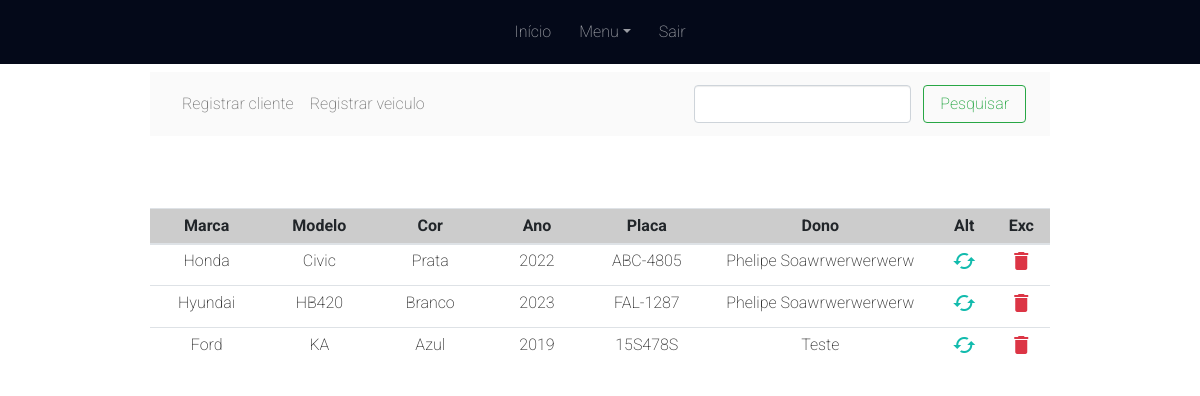
Screenshot of /adm/indexveiculo.php (signed in) with the database file from the repository.
### tables this page shows
CREATE TABLE IF NOT EXISTS `veiculo` (
  `Id_Veiculo` int NOT NULL AUTO_INCREMENT,
  `Marca_veiculo` varchar(100) NOT NULL,
  `Modelo_veiculo` varchar(100) NOT NULL,
  `Cor_veiculo` varchar(100) NOT NULL,
  `Ano_veiculo` varchar(11) NOT NULL,
  `Placa_veiculo` varchar(8) NOT NULL,
  `Id_cliente` int NOT NULL,
  PRIMARY KEY (`Id_Veiculo`),
  KEY `Id_cliente` (`Id_cliente`)
);

CREATE TABLE IF NOT EXISTS `cliente` (
  `Id_Cliente` int NOT NULL AUTO_INCREMENT,
  `Nome_cliente` varchar(100) NOT NULL,
  `Telefone_cliente` varchar(100) NOT NULL,
  `Email_cliente` varchar(100) NOT NULL,
  `Cep_cliente` varchar(8) NOT NULL,
  `Rua_cliente` varchar(100) NOT NULL,
  `Numero_cliente` varchar(100) NOT NULL,
  `Bairro_cliente` varchar(100) NOT NULL,
  `Cidade_cliente` varchar(100) NOT NULL,
  `Estado_cliente` varchar(2) NOT NULL,
  PRIMARY KEY (`Id_Cliente`)
);

### adm/tabelaveiculo.php (the view, shortened to what this page needs)
<?php
   if($escolha=='todos')
          {
            $comandoSQL="SELECT veiculo.*, cliente.Nome_cliente
FROM veiculo
INNER JOIN cliente ON veiculo.Id_Cliente = cliente.Id_Cliente";
          }
    $cadastro = mysqli_query($con, $comandoSQL);
    $numCadastro = mysqli_num_rows($cadastro);
    if ($numCadastro > 0) { ?>
<div class="section">
   <div class="container">
      <div class="row">
         <div class="col-md-12">
            <div class="table-wrapper-scroll-y my-custom-scrollbar">
               <div class="table-responsive">
                  <table class="table table-sm table-hover">
                     <thead class="bg-info">
                        <tr>
                           <th width="150">Marca</th>
                           <th width="150">Modelo</th>
                           <th width="150">Cor</th>
                           <th width="150">Ano</th>
                           <th width="150">Placa</th>
                           <th width="300">Dono</th>
                           <th width="75">Alt</th>
                           <th width="75">Exc</th>
                        </tr>
                     </thead>
                     <tbody>
                        <?php for ($x = 0; $x < $numCadastro; $x++) {
                           $dados = mysqli_fetch_assoc($cadastro);
                           ?>
                        <tr>
                           <td><?php echo ucfirst("$dados[Marca_veiculo]"); ?></td>
                           <td><?php echo ucfirst("$dados[Modelo_veiculo]"); ?></td>
                           <td><?php echo ucfirst("$dados[Cor_veiculo]"); ?></td>
                           <td><?php echo ucfirst("$dados[Ano_veiculo]"); ?></td>
                           <td><?php echo ucfirst("$dados[Placa_veiculo]"); ?></td>
                           <td><?php echo ucfirst("$dados[Nome_cliente]"); ?></td>
                           <td><a class="text-sucess" href="veiculoalterar.php?codveiculo=<?php echo "$dados[Id_Veiculo]";?>"><i class="material-icons">cached</i></a></td>
                           <td><a class="text-danger" href="excluirveiculo.php?codveiculo=<?php echo "$dados[Id_Veiculo]";?>"> <i class="material-icons">delete</i></a></td>
                        </tr>
                        <?php
                           }
                           ?>
                     </tbody>
                  </table>
               </div>
            </div>
         </div>
      </div>
   </div>
</div>
<?php } ?>

### rows the page displays
veiculo: Marca_veiculo "Honda", Modelo_veiculo "Civic", Cor_veiculo "Prata", Ano_veiculo "2022", Placa_veiculo "ABC-4805", Id_cliente.Nome_cliente "Phelipe Soawrwerwerwerw"
veiculo: Marca_veiculo "Hyundai", Modelo_veiculo "HB420", Cor_veiculo "Branco", Ano_veiculo "2023", Placa_veiculo "FAL-1287", Id_cliente.Nome_cliente "Phelipe Soawrwerwerwerw"
veiculo: Marca_veiculo "Ford", Modelo_veiculo "KA", Cor_veiculo "Azul", Ano_veiculo "2019", Placa_veiculo "15S478S", Id_cliente.Nome_cliente "Teste"
